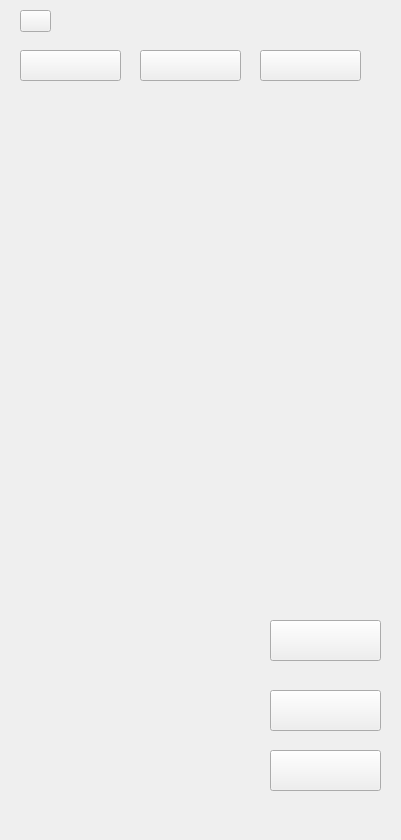
    <widget class="QWidget" name="page_8">
     <widget class="QLabel" name="label_8">
      <property name="geometry">
       <rect>
        <x>1</x>
        <y>-7</y>
        <width>391</width>
        <height>831</height>
       </rect>
      </property>
      <property name="text">
       <string/>
      </property>
      <property name="pixmap">
       <pixmap resource="resources.qrc">:/images/images/Receipts Control Center.png</pixmap>
      </property>
     </widget>
     <widget class="QPushButton" name="pushButton_29">
      <property name="geometry">
       <rect>
        <x>20</x>
        <y>50</y>
        <width>101</width>
        <height>31</height>
       </rect>
      </property>
      <property name="text">
       <string/>
      </property>
     </widget>
     <widget class="QPushButton" name="pushButton_30">
      <property name="geometry">
       <rect>
        <x>140</x>
        <y>50</y>
        <width>101</width>
        <height>31</height>
       </rect>
      </property>
      <property name="text">
       <string/>
      </property>
     </widget>
     <widget class="QPushButton" name="pushButton_31">
      <property name="geometry">
       <rect>
        <x>260</x>
        <y>50</y>
        <width>101</width>
        <height>31</height>
       </rect>
      </property>
      <property name="text">
       <string/>
      </property>
     </widget>
     <widget class="QPushButton" name="pushButton_36">
      <property name="geometry">
       <rect>
        <x>20</x>
        <y>10</y>
        <width>31</width>
        <height>22</height>
       </rect>
      </property>
      <property name="text">
       <string/>
      </property>
     </widget>
     <widget class="QPushButton" name="pushButton_167">
      <property name="geometry">
       <rect>
        <x>270</x>
        <y>620</y>
        <width>111</width>
        <height>41</height>
       </rect>
      </property>
      <property name="text">
       <string/>
      </property>
     </widget>
     <widget class="QPushButton" name="pushButton_168">
      <property name="geometry">
       <rect>
        <x>270</x>
        <y>690</y>
        <width>111</width>
        <height>41</height>
       </rect>
      </property>
      <property name="text">
       <string/>
      </property>
     </widget>
     <widget class="QPushButton" name="pushButton_169">
      <property name="geometry">
       <rect>
        <x>270</x>
        <y>750</y>
        <width>111</width>
        <height>41</height>
       </rect>
      </property>
      <property name="text">
       <string/>
      </property>
     </widget>
    </widget>
